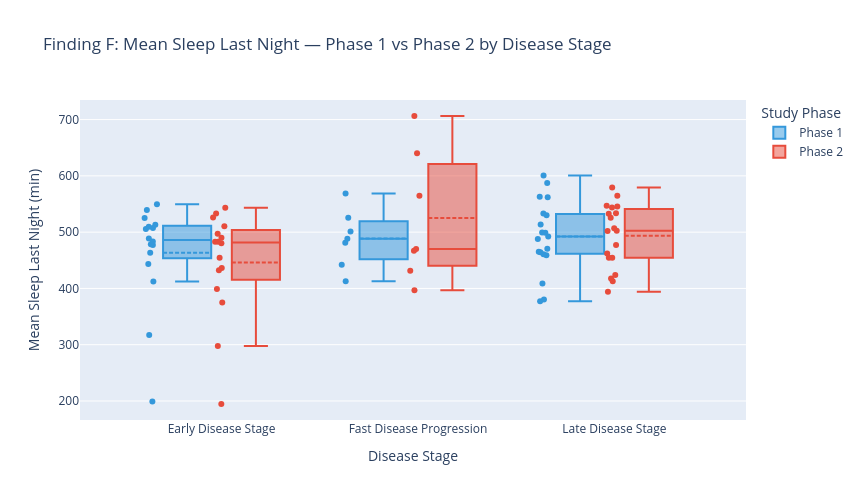

The notebook cell this image was saved under:
### Code cell
fig = px.box(
    pp_phase, x='disease_type', y='mean_sleep',
    color='phase', color_discrete_map={'Phase 1': '#3498db', 'Phase 2': '#e74c3c'},
    category_orders={'disease_type': DISEASE_ORDER, 'phase': ['Phase 1', 'Phase 2']},
    points='all', hover_name='id',
    hover_data={'sex': True, 'age': True, 'disease_type': False},
    labels={'disease_type': 'Disease Stage', 'mean_sleep': 'Mean Sleep Last Night (min)', 'phase': 'Study Phase'},
    title='Finding F: Mean Sleep Last Night — Phase 1 vs Phase 2 by Disease Stage',
    width=860, height=500,
)
fig.update_traces(boxmean=True)
fig.show()

### Figure 1 — Plotly figure (JSON) as saved in the notebook; plotly's stock layout.template omitted (floating-point values rounded to 4 significant figures)
{"data": [{"alignmentgroup": "True", "boxmean": true, "boxpoints": "all", "customdata": [["Female", 44], ["Male", 50], ["Female", 55], ["Male", 68], ["Male", 60], ["Male", 52], ["Female", 45], ["Female", 48], ["Male", 43], ["Female", 55], ["Male", 36], ["Female", 29], ["Male", 41], ["Female", 61], ["Female", 50], ["Male", 46], ["Female", 44], ["Female", 56], ["Male", 54], ["Male", 53], ["Female", 41], ["Female", 45], ["Female", 62], ["Female", 49], ["Female", 60], ["Female", 42], ["Male", 51], ["Male", 53], ["Male", 48], ["Female", 44], ["Female", 48], ["Female", 41], ["Female", 45], ["Female", 50], ["Female", 54], ["Female", 47], ["Male", 60], ["Male", 49], ["Female", 53], ["Female", 40], ["Female", 21], ["Female", 41]], "hovertemplate": "<b>%{hovertext}</b><br><br>Study Phase=Phase 1<br>Mean Sleep Last Night (min)=%{y}<br>sex=%{customdata[0]}<br>age=%{customdata[1]}<extra></extra>", "hovertext": [1120.0, 1556.0, 1971.0, 2130.0, 2589.0, 2676.0, 2815.0, 2854.0, 2909.0, 3389.0, 3405.0, 4349.0, 4420.0, 4441.0, 4457.0, 4475.0, 4701.0, 5338.0, 5441.0, 5479.0, 5977.0, 6155.0, 6395.0, 6661.0, 6823.0, 6864.0, 6947.0, 7016.0, 7183.0, 7458.0, 7513.0, 7996.0, 8046.0, 8147.0, 8388.0, 8446.0, 8826.0, 9085.0, 9173.0, 9411.0, 9501.0, 9926.0], "legendgroup": "Phase 1", "marker": {"color": "#3498db"}, "name": "Phase 1", "notched": false, "offsetgroup": "Phase 1", "orientation": "v", "showlegend": true, "type": "box", "x": ["Late Disease Stage", "Early Disease Stage", "Late Disease Stage", "Late Disease Stage", "Late Disease Stage", "Fast Disease Progression", "Early Disease Stage", "Early Disease Stage", "Early Disease Stage", "Late Disease Stage", "Early Disease Stage", "Early Disease Stage", "Early Disease Stage", "Fast Disease Progression", "Early Disease Stage", "Early Disease Stage", "Late Disease Stage", "Late Disease Stage", "Late Disease Stage", "Fast Disease Progression", "Early Disease Stage", "Late Disease Stage", "Late Disease Stage", "Late Disease Stage", "Late Disease Stage", "Early Disease Stage", "Fast Disease Progression", "Late Disease Stage", "Fast Disease Progression", "Late Disease Stage", "Late Disease Stage", "Late Disease Stage", "Early Disease Stage", "Late Disease Stage", "Early Disease Stage", "Early Disease Stage", "Fast Disease Progression", "Late Disease Stage", "Early Disease Stage", "Fast Disease Progression", "Early Disease Stage", "Late Disease Stage"], "x0": " ", "xaxis": "x", "y": [408.7, 412.2, 460.7, 470.5, 465.0, 442.3, 477.0, 463.2, 478.4, 377.2, 199.3, 513.0, 507.4, 412.7, 483.5, 317.4, 499.0, 380.4, 562.9, 481.0, 524.9, 533.2, 487.7, 587.5, 492.5, 443.6, 568.9, 499.5, 488.4, 562.0, 458.9, 530.0, 539.2, 600.5, 505.8, 549.6, 525.4, 464.1, 509.6, 501.2, 488.6, 513.6], "y0": " ", "yaxis": "y"}, {"alignmentgroup": "True", "boxmean": true, "boxpoints": "all", "customdata": [["Female", 44], ["Male", 50], ["Female", 55], ["Male", 68], ["Male", 60], ["Male", 52], ["Female", 45], ["Female", 48], ["Male", 43], ["Female", 55], ["Male", 36], ["Female", 29], ["Male", 41], ["Female", 61], ["Female", 50], ["Male", 46], ["Female", 44], ["Female", 56], ["Male", 54], ["Male", 53], ["Female", 41], ["Female", 45], ["Female", 62], ["Female", 49], ["Female", 60], ["Female", 42], ["Male", 51], ["Male", 53], ["Male", 48], ["Female", 44], ["Female", 48], ["Female", 41], ["Female", 45], ["Female", 50], ["Female", 54], ["Female", 47], ["Male", 60], ["Male", 49], ["Female", 53], ["Female", 40], ["Female", 21], ["Female", 41]], "hovertemplate": "<b>%{hovertext}</b><br><br>Study Phase=Phase 2<br>Mean Sleep Last Night (min)=%{y}<br>sex=%{customdata[0]}<br>age=%{customdata[1]}<extra></extra>", "hovertext": [1120.0, 1556.0, 1971.0, 2130.0, 2589.0, 2676.0, 2815.0, 2854.0, 2909.0, 3389.0, 3405.0, 4349.0, 4420.0, 4441.0, 4457.0, 4475.0, 4701.0, 5338.0, 5441.0, 5479.0, 5977.0, 6155.0, 6395.0, 6661.0, 6823.0, 6864.0, 6947.0, 7016.0, 7183.0, 7458.0, 7513.0, 7996.0, 8046.0, 8147.0, 8388.0, 8446.0, 8826.0, 9085.0, 9173.0, 9411.0, 9501.0, 9926.0], "legendgroup": "Phase 2", "marker": {"color": "#e74c3c"}, "name": "Phase 2", "notched": false, "offsetgroup": "Phase 2", "orientation": "v", "showlegend": true, "type": "box", "x": ["Late Disease Stage", "Early Disease Stage", "Late Disease Stage", "Late Disease Stage", "Late Disease Stage", "Fast Disease Progression", "Early Disease Stage", "Early Disease Stage", "Early Disease Stage", "Late Disease Stage", "Early Disease Stage", "Early Disease Stage", "Early Disease Stage", "Fast Disease Progression", "Early Disease Stage", "Early Disease Stage", "Late Disease Stage", "Late Disease Stage", "Late Disease Stage", "Fast Disease Progression", "Early Disease Stage", "Late Disease Stage", "Late Disease Stage", "Late Disease Stage", "Late Disease Stage", "Early Disease Stage", "Fast Disease Progression", "Late Disease Stage", "Fast Disease Progression", "Late Disease Stage", "Late Disease Stage", "Late Disease Stage", "Early Disease Stage", "Late Disease Stage", "Early Disease Stage", "Early Disease Stage", "Fast Disease Progression", "Late Disease Stage", "Early Disease Stage", "Fast Disease Progression", "Early Disease Stage", "Late Disease Stage"], "x0": " ", "xaxis": "x", "y": [394.0, 375.1, 502.2, 532.7, 547.0, 431.4, 543.5, 436.4, 399.0, 423.9, 194.6, 490.0, 482.7, 706.4, 533.0, 297.7, 506.7, 412.8, 533.4, 466.9, 432.2, 477.1, 502.4, 579.2, 454.6, 497.3, 640.2, 454.4, 396.9, 564.6, 417.7, 543.7, 510.7, 525.6, 480.3, 526.0, 564.5, 545.4, 482.9, 470.0, 454.7, 461.9], "y0": " ", "yaxis": "y"}], "layout": {"boxmode": "group", "height": 500, "legend": {"title": {"text": "Study Phase"}, "tracegroupgap": 0}, "title": {"text": "Finding F: Mean Sleep Last Night — Phase 1 vs Phase 2 by Disease Stage"}, "width": 860, "xaxis": {"anchor": "y", "categoryarray": ["Early Disease Stage", "Fast Disease Progression", "Late Disease Stage"], "categoryorder": "array", "domain": [0, 1], "title": {"text": "Disease Stage"}}, "yaxis": {"anchor": "x", "domain": [0, 1], "title": {"text": "Mean Sleep Last Night (min)"}}}}
